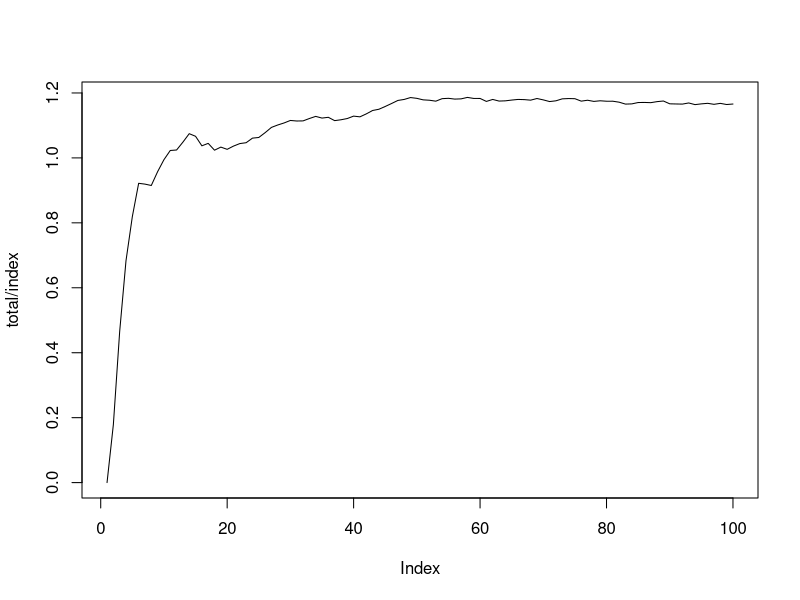
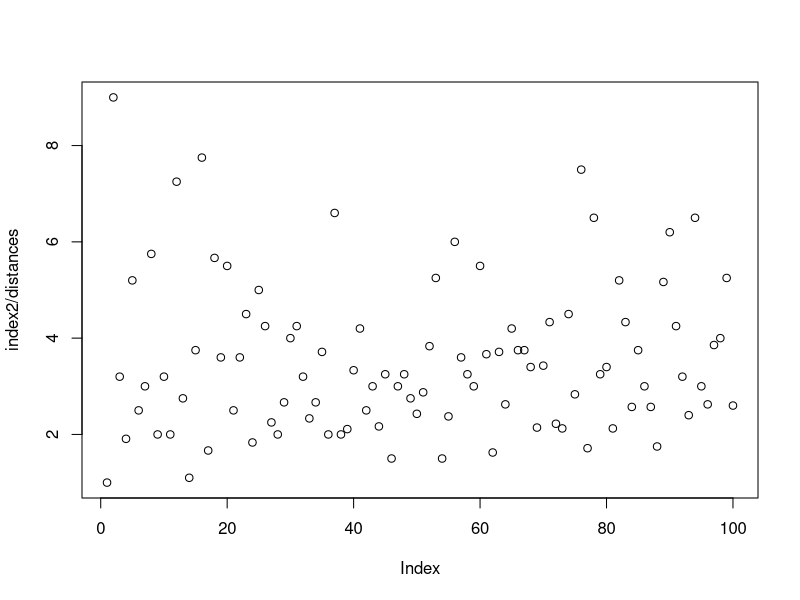
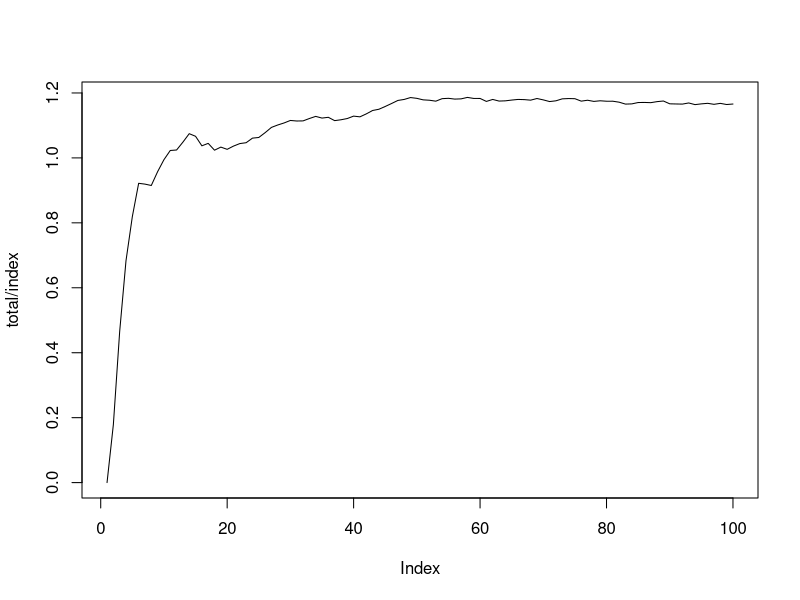

R code for these plots, in order:
setwd("~/Desktop/smartcab/smartcab")
rm(list=ls())
dir()

#rr <- readLines("random_run.txt")
rr <- readLines("smart_run4.txt")
tail(rr,20)

sar_index <- grep("state-action-reward: ",rr)
sar <- rr[sar_index]
head(sar,20)
remove <- nchar("state-action-reward: ") + 1
sar_r <- NULL
for(i in 1:length(sar)){
    sar_r <- c(sar_r,substr(sar[i],remove,nchar(sar[i])))
}

head(sar_r)
unique(sar_r)
sar_f <- data.frame(matrix(unlist(strsplit(sar_r,",")),ncol=8,byrow=T))
head(sar_f,20)

colnames(sar_f) <- c("s.light","s.left","s.oncoming","s.right","s.next","action","reward","visits")
summary(sar_f)

nrow(unique(sar_f[,-c(7,8)]))

temp <- NULL
for(i in 1:nrow(sar_f)){
    temp2 <- NULL
    for(j in 1:(ncol(sar_f)-2)){
        temp2 <- paste(temp2,sar_f[i,j])
    }
    temp <- c(temp,temp2)
}
length(unique(temp))
table(sar_f$visits)
length(summary(sar_f))
str(sar_f)
nrow(sar_f)

sar_index <- grep("Environment.act",rr)
status <- rr[sar_index]
status

sar_index <- grep("deadline",rr)
deadline <- rr[sar_index]
deadline
remove <- nchar("Environment.reset(): Trial set up with start = (")

time <- NULL
destination <- NULL
start  <- NULL
for(i in 1:length(deadline)){
    start <- c(start,substr(deadline[i],49,49),substr(deadline[i],52,52))
    destination <- c(destination,substr(deadline[i],71,71),substr(deadline[i],74,74))
    time <- c(time,substr(deadline[i],89,90))
}
time
start <- data.frame(matrix(start,ncol=2,byrow = T))
destination <- data.frame(matrix(destination,ncol=2,byrow = T))
time <- data.frame(matrix(time,ncol=1,byrow = T))

colnames(start) <- c("x","y")
colnames(destination) <- c("x","y")
colnames(time) <- c("timestep")

start$x <- as.numeric(as.character(start$x))
start$y <- as.numeric(as.character(start$y))

destination$x <- as.numeric(as.character(destination$x))
destination$y <- as.numeric(as.character(destination$y))

time <- as.numeric(as.character(time$timestep))

summary(time)

distances <- abs(start$x-destination$x) + abs(start$y-destination$y)
summary(distances)


index <- grep("RoutePlanner.route_to",rr)+1
total <- rr[index]
total
total <- as.numeric(as.character(total))
total

plot(total/index,type="l",pch=20)

index2 <- index[2:length(index)]-index[1:(length(index)-1)]
index2 <- c(6,index2)
index2
plot(index2/distances)
plot(total/index,type="l")

